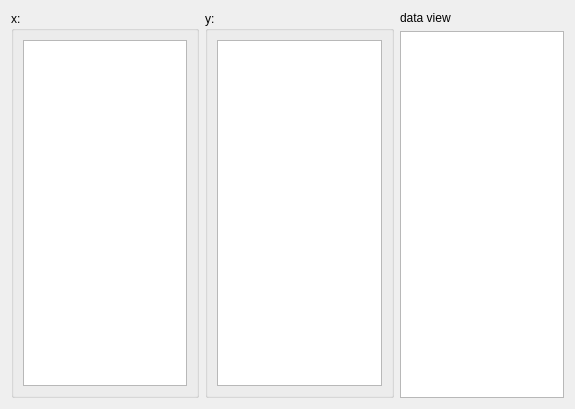
<?xml version="1.0" encoding="UTF-8"?>
<ui version="4.0">
 <class>DADataframeToVectorPointWidget</class>
 <widget class="QWidget" name="DADataframeToVectorPointWidget">
  <property name="geometry">
   <rect>
    <x>0</x>
    <y>0</y>
    <width>575</width>
    <height>409</height>
   </rect>
  </property>
  <property name="windowTitle">
   <string>Dataframe To Vector Point</string>
  </property>
  <layout class="QHBoxLayout" name="horizontalLayout">
   <item>
    <widget class="QGroupBox" name="groupBox">
     <property name="sizePolicy">
      <sizepolicy hsizetype="Preferred" vsizetype="Expanding">
       <horstretch>0</horstretch>
       <verstretch>0</verstretch>
      </sizepolicy>
     </property>
     <property name="title">
      <string>x:</string>
     </property>
     <layout class="QVBoxLayout" name="verticalLayout_2">
      <item>
       <widget class="DA::DAPyDataframeColumnsListWidget" name="listWidgetX"/>
      </item>
     </layout>
    </widget>
   </item>
   <item>
    <widget class="QGroupBox" name="groupBox_2">
     <property name="sizePolicy">
      <sizepolicy hsizetype="Preferred" vsizetype="Expanding">
       <horstretch>0</horstretch>
       <verstretch>0</verstretch>
      </sizepolicy>
     </property>
     <property name="title">
      <string>y:</string>
     </property>
     <layout class="QVBoxLayout" name="verticalLayout_3">
      <item>
       <widget class="DA::DAPyDataframeColumnsListWidget" name="listWidgetY"/>
      </item>
     </layout>
    </widget>
   </item>
   <item>
    <layout class="QVBoxLayout" name="verticalLayout">
     <item>
      <widget class="QLabel" name="label_2">
       <property name="text">
        <string>data view</string>
       </property>
      </widget>
     </item>
     <item>
      <widget class="QTableView" name="tableViewXY"/>
     </item>
    </layout>
   </item>
  </layout>
 </widget>
 <customwidgets>
  <customwidget>
   <class>DA::DAPyDataframeColumnsListWidget</class>
   <extends>QListWidget</extends>
   <header>DAPyDataframeColumnsListWidget.h</header>
  </customwidget>
 </customwidgets>
 <resources/>
 <connections/>
</ui>
